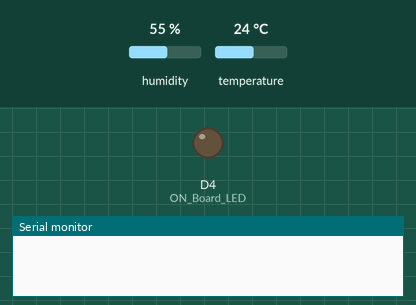
Recording of a sketch running on a simulated ESP8266 (NodeMCU). On the bench: output pins drawn as LEDs (lit = HIGH), the last lines printed to the serial monitor. The test bench sets the inputs (shaded band); at power-on: humidity 55 %, temperature 24 °C. WiFi joins after 1.5 s; servers stay silent unless stated; uploads are accepted with an empty reply.

Above: at 0.0 s.
At 2.3 s:
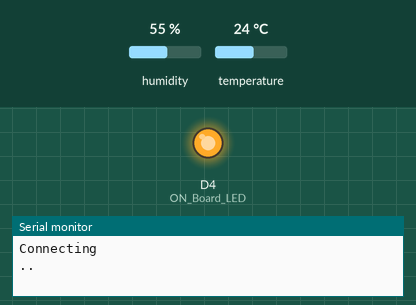
Timing chart, 0 to 3.8 s (numbered marks = the images above):
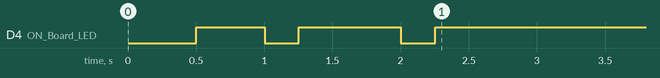

The sketch:

esp8266HTTP_POST.ino
```cpp
// (licence header left out)
//#ifdef ESP32
//  #include <WiFi.h>
 // #include <HTTPClient.h>
//#else
#include <ESP8266WiFi.h>
#include <ESP8266HTTPClient.h>
#include <WiFiClient.h>
//#endif

//#include <Wire.h>
//#include <Adafruit_Sensor.h>
//#include <Adafruit_BME280.h>
#include "DHT.h"
#define ON_Board_LED 2
#define DHTPIN D2
#define DHTTYPE DHT22
DHT dht(DHTPIN, DHTTYPE);

// Replace with your network credentials
const char* ssid     = "_________";
const char* password = "______________";

// REPLACE with your Domain name and URL path or IP address with path
const char* serverName = "http://192.168.100.243/esp8266/post-data.php";

// Keep this API Key value to be compatible with the PHP code provided in the project page.
// If you change the apiKeyValue value, the PHP file /post-data.php also needs to have the same key
String apiKeyValue = "tPmAT5Ab3j7F9";

/*#include <SPI.h>
#define BME_SCK 18
#define BME_MISO 19
#define BME_MOSI 23
#define BME_CS 5*/


void setup() {
  Serial.begin(115200);
  delay(500);

  dht.begin();

  WiFi.mode(WIFI_STA);
  WiFi.begin(ssid, password);
  Serial.println("Connecting");

  pinMode(ON_Board_LED,OUTPUT); //--> On Board LED port Direction output
  digitalWrite(ON_Board_LED, HIGH); //--> Turn off Led On Board


  while(WiFi.status() != WL_CONNECTED) {
    delay(500);
    Serial.print(".");
    digitalWrite(ON_Board_LED, LOW);
    delay(250);
    digitalWrite(ON_Board_LED, HIGH);
    delay(250);
  }
  digitalWrite(ON_Board_LED, HIGH);
  Serial.println("");
  Serial.print("Connected to WiFi network with IP Address: ");
  Serial.println(WiFi.localIP());

  // (you can also pass in a Wire library object like &Wire2)
  //bool status = bme.begin(0x76);
  //if (!status) {
    //Serial.println("Could not find a valid BME280 sensor, check wiring or change I2C address!");
    //while (1);
  //}
}

void loop() {
  float g = 10;
  float h = dht.readHumidity();
  float t = dht.readTemperature();
  if(isnan(h) || isnan(t)){
    Serial.println("Failed to read from DHT sensor!");
    return;
    }
  //Check WiFi connection status
  //if(WiFi.status()== WL_CONNECTED){
    HTTPClient http;

    // Your Domain name with URL path or IP address with path
    http.begin(serverName);

    // Specify content-type header
    http.addHeader("Content-Type", "application/x-www-form-urlencoded");

    // Prepare your HTTP POST request data
    String httpRequestData = "api_key=" + apiKeyValue + "&value1=" + String(t)
                           + "&value2=" + String(h) + "&value3=" + String(g) + "";
    Serial.print("httpRequestData: ");
    Serial.println(httpRequestData);

    // You can comment the httpRequestData variable above
    // then, use the httpRequestData variable below (for testing purposes without the BME280 sensor)
    //String httpRequestData = "api_key=tPmAT5Ab3j7F9&value1=24.75&value2=49.54&value3=1005.14";

    // Send HTTP POST request
    int httpResponseCode = http.POST(httpRequestData);

    // If you need an HTTP request with a content type: text/plain
    //http.addHeader("Content-Type", "text/plain");
    //int httpResponseCode = http.POST("Hello, World!");

    // If you need an HTTP request with a content type: application/json, use the following:
    //http.addHeader("Content-Type", "application/json");
    //int httpResponseCode = http.POST("{\"value1\":\"19\",\"value2\":\"67\",\"value3\":\"78\"}");

    if (httpResponseCode>0) {
      Serial.print("HTTP Response code: ");
      Serial.println(httpResponseCode);
    }
    else {
      Serial.print("Error code: ");
      Serial.println(httpResponseCode);
    }
    // Free resources
    http.end();
  //}
  //else {
    //Serial.println("WiFi Disconnected");
  //}
  //Send an HTTP POST request every 30 seconds
  delay(30000);
}
```
